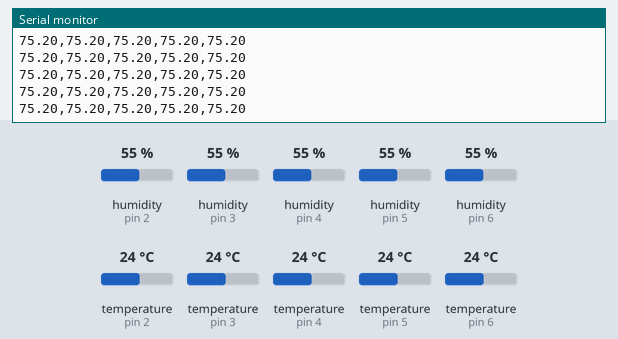
This sketch was run on a simulated Arduino Uno, built with avr-gcc and run on an emulated ATmega328P. Parts: the last lines printed to the serial monitor. The test bench sets the inputs (shaded band); at power-on: temperature (sensors on pin 2, pin 3, pin 4, pin 5, pin 6) 24 °C, humidity (sensors on pin 2, pin 3, pin 4, pin 5, pin 6) 55 %.

Above: at 2.8 s.
2.9 s: temperature (sensor on pin 2) set to 41 °C
At 6.24 s:
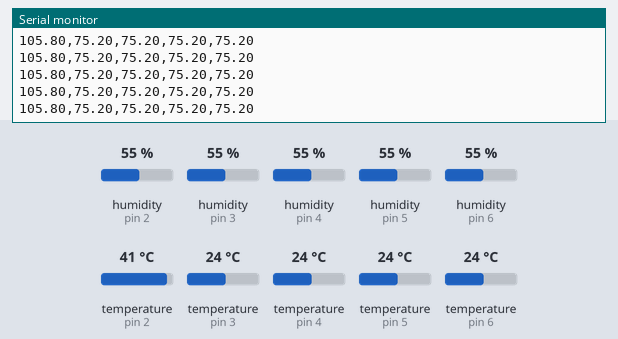
9.0 s: temperature (sensor on pin 2) set to 12 °C
At 14.44 s:
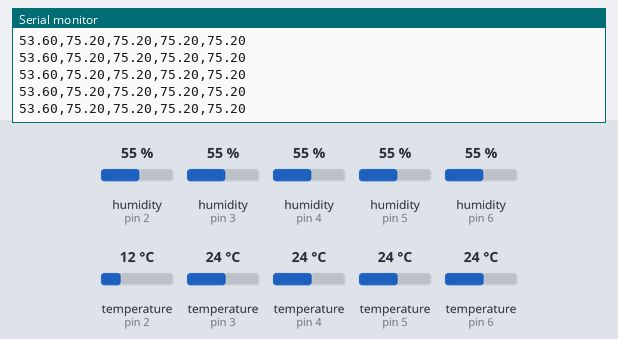
15.1 s: temperature (sensor on pin 3) set to 12 °C
At 18.53 s:
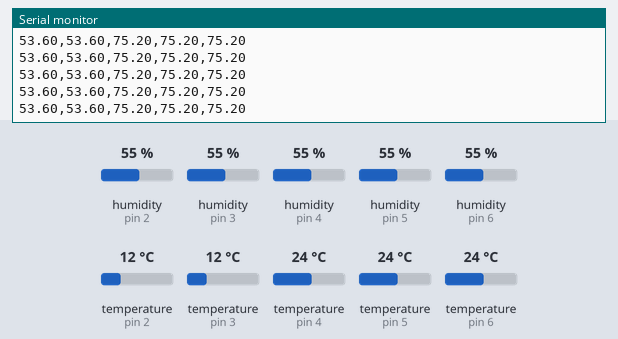
21.2 s: temperature (sensor on pin 4) set to 41 °C
At 24.68 s:
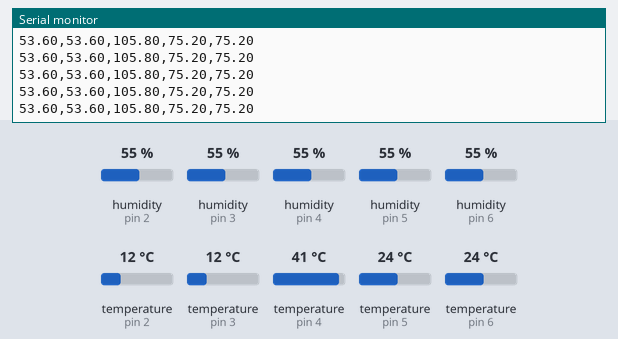
27.3 s: temperature (sensor on pin 5) set to 41 °C
At 32.85 s:
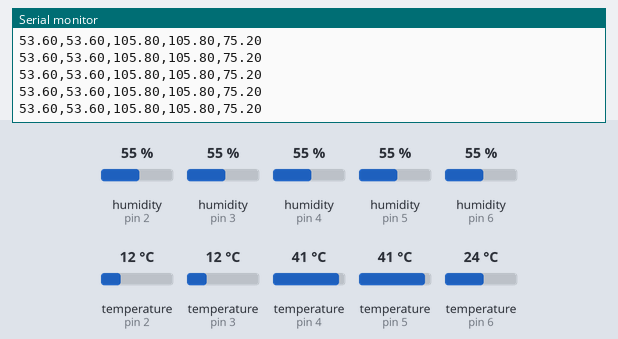
33.4 s: temperature (sensor on pin 6) set to 12 °C
At 36.93 s:
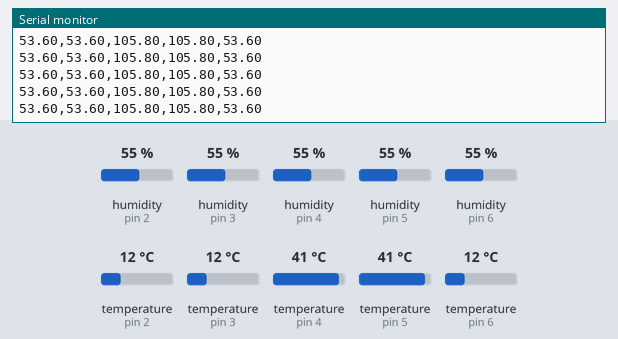
Timing chart, 0 to 38.4 s (numbered marks = the images above; inputs shaded):
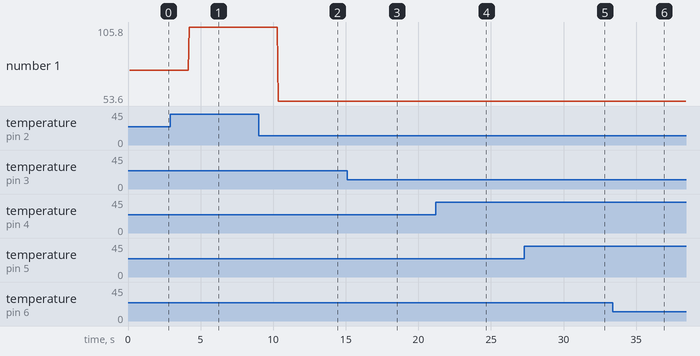

Measured:
- after the input at 2.9 s, the serial monitor: prints a new line after 1.3 s (image 1)
- after the input at 9.0 s, the serial monitor: prints a new line after 1.4 s (image 2)
- after the input at 15.1 s, the serial monitor: prints a new line after 1.4 s (image 3)
- after the input at 21.2 s, the serial monitor: prints a new line after 1.4 s (image 4)
- after the input at 27.3 s, the serial monitor: prints a new line after 1.5 s (image 5)
- after the input at 33.4 s, the serial monitor: prints a new line after 1.5 s (image 6)
- plotted number 1: 75.2 → 105.8 after the input at 2.9 s, 105.8 → 53.6 after the input at 9.0 s

The sketch:

arduino_to_pi.ino
```cpp
#include <DHT.h>

// Pin Definitions for Temperature Sensors
#define R1DHTPIN 2   // Pin which is connected to the DHT22 sensor
#define R2DHTPIN 3   // Pin which is connected to the DHT11 sensor
#define R3DHTPIN 4   // Pin which is connected to the DHT11 sensor
#define R4DHTPIN 5   // Pin which is connected to the DHT11 sensor
#define OUTDHTPIN 6   // Pin which is connected to the DHT11 sensor
#define R1DHT DHT11  // DHT22 sensor type
#define R2DHT DHT11  // DHT11 sensor type
#define R3DHT DHT11  // DHT11 sensor type
#define R4DHT DHT11  // DHT11 sensor type
#define OUTDHT DHT11  // DHT11 sensor type

// Declaring DHT Types
DHT r1(R1DHTPIN, R1DHT);
DHT r2(R2DHTPIN, R2DHT);
DHT r3(R3DHTPIN, R3DHT);
DHT r4(R4DHTPIN, R4DHT);
DHT out(OUTDHTPIN, OUTDHT);


void setup() {
  // Initialize serial communication at 9600 baud
  Serial.begin(9600);
  // Initialize DHT sensors
  r1.begin();
  r2.begin();
  r3.begin();
  r4.begin();
  out.begin();
}

void loop() {

  // Read Temperature in Celsius
  float R1Temp = (r1.readTemperature()) * (9/5.0) + 32;
  float R2Temp = (r2.readTemperature()) * (9/5.0) + 32;
  float R3Temp = (r3.readTemperature()) * (9/5.0) + 32;
  float R4Temp = (r4.readTemperature()) * (9/5.0) + 32;
  float OUTTemp = (out.readTemperature()) * (9/5.0) + 32;

  Serial.println(String(R1Temp) + "," + String(R2Temp) + "," + String(R3Temp) + "," + String(R4Temp) + "," + String(OUTTemp));
}
```
